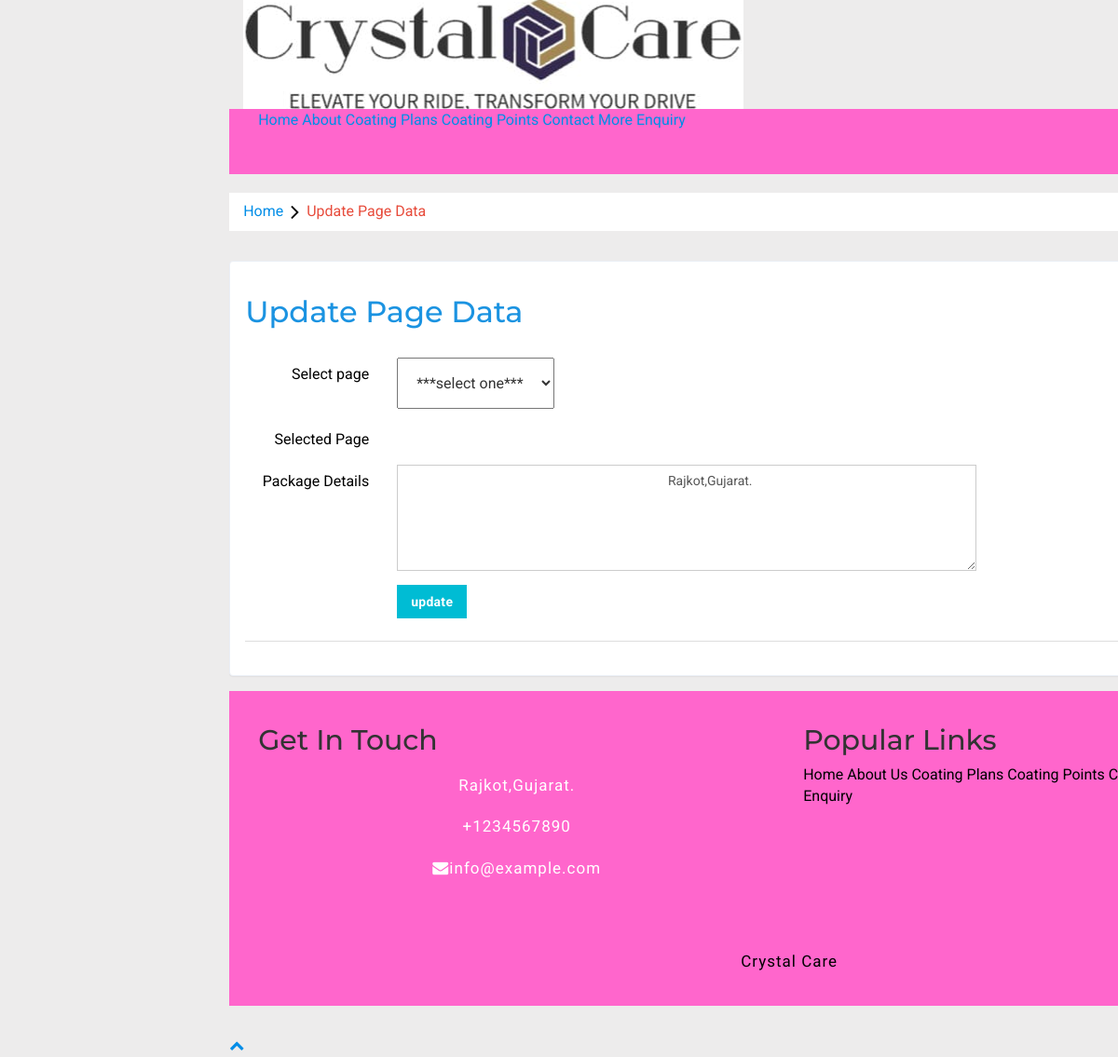
The page /Admin/about.php?type=contact (signed in) on the database its author committed.
### tables this page shows
CREATE TABLE `tblpages` (
  `id` int(11) NOT NULL,
  `type` varchar(255) DEFAULT '',
  `detail` longtext DEFAULT NULL,
  `openignHrs` varchar(255) DEFAULT NULL,
  `phoneNumber` bigint(20) DEFAULT NULL,
  `emailId` varchar(120) DEFAULT NULL
);

### Admin/about.php (the view, shortened to what this page needs)
<?php
if(strlen($_SESSION['alogin']) == 0) {
    header('location:index.php');
} else {
?>
<!DOCTYPE HTML>
<html>
<head>
<link href="css/bootstrap.min.css" rel='stylesheet' type='text/css' />
<link href="css/style.css" rel='stylesheet' type='text/css' />
<link rel="stylesheet" href="css/morris.css" type="text/css"/>
<link href="css/font-awesome.css" rel="stylesheet">
<link rel="stylesheet" href="css/icon-font.min.css" type='text/css' />
</head>
<body>
   <div class="page-container">
<div class="left-content">
	   <div class="mother-grid-inner">
<?php include('includes/header.php');?>
				</div>
	<ol class="breadcrumb">
                <li class="breadcrumb-item"><a href="dashboard.php">Home</a><i class="fa fa-angle-right"></i>Update Page Data </li>
            </ol>
 	<div class="grid-form">
  <div class="grid-form1">
  	       <h3>Update Page Data</h3>
  	         <div class="tab-content">
						<div class="tab-pane active" id="horizontal-form">
							<form class="form-horizontal" name="package" method="post" enctype="multipart/form-data">
								<div class="form-group">
									<label for="focusedinput" class="col-sm-2 control-label">Select page</label>
									<div class="col-sm-8">
									   <select name="menu1" onChange="MM_jumpMenu('parent',this,0)">
                  <option value="" selected="selected" class="form-control">***Select One***</option>
                </select>
									</div>
								</div>
<div class="form-group">
									<label for="focusedinput" class="col-sm-2 control-label">Selected Page</label>
									<div class="col-sm-8">
									</div>
								</div>
<div class="form-group">
									<label for="focusedinput" class="col-sm-2 control-label">Package Details</label>
									<div class="col-sm-8">
										<textarea class="form-control" rows="5" cols="50" name="pgedetails" id="pgedetails" placeholder="Package Details" required>
										<?php
										$mysqli = new mysqli("localhost", "root", "", "ccms");
$pagetype = $_GET['type'];
$sql = "SELECT detail FROM tblpages WHERE type=?";
$stmt = $mysqli->prepare($sql);
$stmt->bind_param('s', $pagetype);
$stmt->execute();
$result = $stmt->get_result();
if ($result->num_rows > 0) {
    while ($row = $result->fetch_object()) {
        echo htmlentities($row->detail);
    }
} else {
    echo "No records found";
}
?>
										</textarea>
									</div>
								</div>
								<div class="row">
			<div class="col-sm-8 col-sm-offset-2">
				<button type="submit" name="submit" value="Update" id="submit" class="btn-primary btn">Update</button>
			</div>
		</div>
					</div>
      <div class="panel-footer">
	 </div>
  </div>
 	</div>
<?php include('includes/footer.php');?>
</div>
</div>
</body>
</html>
<?php } ?>

### includes/footer.php (shortened to what this page needs)
<div class="b footer">
            <div class="container">
                <div class="row">
                    <div class="col-lg-6 col-md-6">
                        <div class="footer-contact">
                            <h2>Get In Touch</h2>
                            <?php
    $mysqli = new mysqli("localhost", "root", "", "ccms");
$sql = "SELECT * FROM tblpages WHERE type='contact'";
$query = $mysqli->query($sql);
if ($query) {
    while ($result = $query->fetch_object()) {
?>
<p><i class="fa fa-map-marker-alt"></i><?php echo $result->detail; ?></p>
<p><i class="fa fa-phone-alt"></i>+<?php echo $result->phoneNumber; ?></p>
<p><i class="fa fa-envelope"></i><?php echo $result->emailId; ?></p>
<?php
    }
}
?>
                            <div class="footer-social">
                                <a class="btn" href="https://www.facebook.com/"><i class="fab fa-facebook-f"></i></a>
                                <a class="btn" href="https://www.youtube.com/"><i class="fab fa-youtube"></i></a>
                                <a class="btn" href="https://www.instagram.com/"><i class="fab fa-instagram"></i></a>
                            </div>
                        </div>
                    </div>
                    <div class="col-lg-5 col-md-6">
                        <div class="footer-link">
                            <h2>Popular Links</h2>
                              <a href="index.php">Home</a>
                            <a href="about.php">About Us</a>
                            <a href="coating-plans.php">Coating Plans</a>
                            <a href="location.php">Coating Points</a>
                            <a href="contact.php">Contact Us</a>
                            <a href="more-enquire.php">More Enquiry</a>
                        </div>
                    </div>
                </div>
            </div>
            <div class="container copyright">
                <p><a href="index.php">Crystal Care</a></p>
            </div>
        </div>
      </div>
        <a href="#" class="back-to-top"><i class="fa fa-chevron-up"></i></a>

### includes/footer.php (style rules this page uses)
.b { background-color:#ff66cc; }

### rows shown on the page
tblpages: pgedetails "Rajkot,Gujarat.", detail "Rajkot,Gujarat.", phoneNumber "1234567890", emailId "info@example.com"
